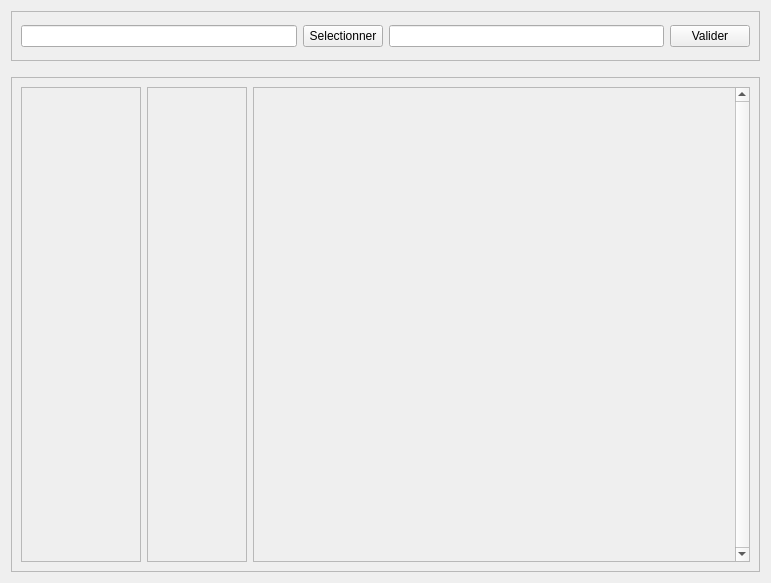
<?xml version="1.0" encoding="UTF-8"?>
<ui version="4.0">
 <class>explorateur</class>
 <widget class="QWidget" name="explorateur">
  <property name="geometry">
   <rect>
    <x>0</x>
    <y>0</y>
    <width>771</width>
    <height>583</height>
   </rect>
  </property>
  <property name="windowTitle">
   <string>Explorateur</string>
  </property>
  <layout class="QVBoxLayout" name="verticalLayout">
   <item>
    <widget class="QFrame" name="frame">
     <property name="minimumSize">
      <size>
       <width>0</width>
       <height>50</height>
      </size>
     </property>
     <property name="maximumSize">
      <size>
       <width>16777215</width>
       <height>51</height>
      </size>
     </property>
     <property name="frameShape">
      <enum>QFrame::StyledPanel</enum>
     </property>
     <property name="frameShadow">
      <enum>QFrame::Raised</enum>
     </property>
     <layout class="QHBoxLayout" name="horizontalLayout_2">
      <item>
       <widget class="QLineEdit" name="lineEdit"/>
      </item>
      <item>
       <widget class="QPushButton" name="pushButton">
        <property name="text">
         <string>Selectionner</string>
        </property>
       </widget>
      </item>
      <item>
       <widget class="QLineEdit" name="lineEdit_2"/>
      </item>
      <item>
       <widget class="QPushButton" name="pushButton_2">
        <property name="text">
         <string>Valider</string>
        </property>
       </widget>
      </item>
     </layout>
    </widget>
   </item>
   <item>
    <spacer name="verticalSpacer">
     <property name="orientation">
      <enum>Qt::Vertical</enum>
     </property>
     <property name="sizeType">
      <enum>QSizePolicy::Maximum</enum>
     </property>
     <property name="sizeHint" stdset="0">
      <size>
       <width>20</width>
       <height>10</height>
      </size>
     </property>
    </spacer>
   </item>
   <item>
    <widget class="QFrame" name="frame_2">
     <property name="frameShape">
      <enum>QFrame::StyledPanel</enum>
     </property>
     <property name="frameShadow">
      <enum>QFrame::Raised</enum>
     </property>
     <layout class="QHBoxLayout" name="horizontalLayout">
      <item>
       <widget class="QFrame" name="frame_3">
        <property name="minimumSize">
         <size>
          <width>120</width>
          <height>0</height>
         </size>
        </property>
        <property name="frameShape">
         <enum>QFrame::StyledPanel</enum>
        </property>
        <property name="frameShadow">
         <enum>QFrame::Raised</enum>
        </property>
       </widget>
      </item>
      <item>
       <widget class="QScrollArea" name="scrollArea_2">
        <property name="maximumSize">
         <size>
          <width>100</width>
          <height>16777215</height>
         </size>
        </property>
        <property name="widgetResizable">
         <bool>true</bool>
        </property>
        <widget class="QWidget" name="scrollAreaWidgetContents_2">
         <property name="geometry">
          <rect>
           <x>0</x>
           <y>0</y>
           <width>98</width>
           <height>471</height>
          </rect>
         </property>
        </widget>
       </widget>
      </item>
      <item>
       <widget class="QScrollArea" name="scrollArea">
        <property name="maximumSize">
         <size>
          <width>16777215</width>
          <height>16777215</height>
         </size>
        </property>
        <property name="verticalScrollBarPolicy">
         <enum>Qt::ScrollBarAlwaysOn</enum>
        </property>
        <property name="sizeAdjustPolicy">
         <enum>QAbstractScrollArea::AdjustToContents</enum>
        </property>
        <property name="widgetResizable">
         <bool>true</bool>
        </property>
        <widget class="QWidget" name="scrollAreaWidgetContents">
         <property name="geometry">
          <rect>
           <x>0</x>
           <y>0</y>
           <width>485</width>
           <height>471</height>
          </rect>
         </property>
         <layout class="QGridLayout" name="gridLayout">
          <item row="1" column="0">
           <spacer name="horizontalSpacer">
            <property name="orientation">
             <enum>Qt::Horizontal</enum>
            </property>
            <property name="sizeHint" stdset="0">
             <size>
              <width>373</width>
              <height>20</height>
             </size>
            </property>
           </spacer>
          </item>
         </layout>
        </widget>
       </widget>
      </item>
     </layout>
    </widget>
   </item>
  </layout>
 </widget>
 <resources/>
 <connections/>
</ui>
